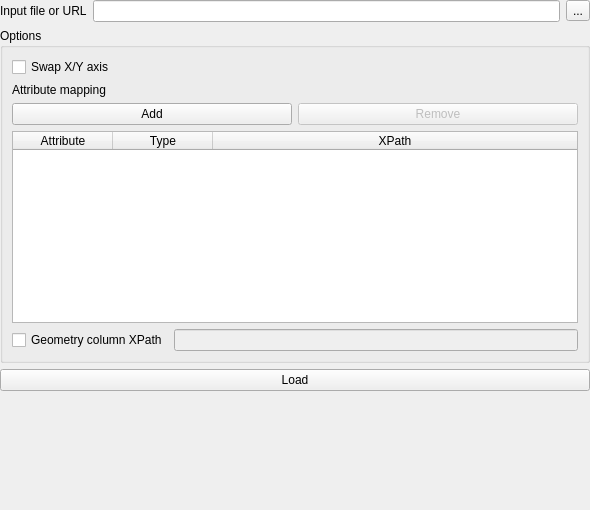
<?xml version="1.0" encoding="UTF-8"?>
<ui version="4.0">
 <class>Form</class>
 <widget class="QWidget" name="Form">
  <property name="geometry">
   <rect>
    <x>0</x>
    <y>0</y>
    <width>590</width>
    <height>510</height>
   </rect>
  </property>
  <property name="windowTitle">
   <string>Form</string>
  </property>
  <layout class="QVBoxLayout" name="verticalLayout_2">
   <property name="spacing">
    <number>6</number>
   </property>
   <property name="leftMargin">
    <number>0</number>
   </property>
   <property name="topMargin">
    <number>0</number>
   </property>
   <property name="rightMargin">
    <number>0</number>
   </property>
   <property name="bottomMargin">
    <number>0</number>
   </property>
   <item>
    <layout class="QFormLayout" name="formLayout">
     <item row="0" column="0">
      <widget class="QLabel" name="label_5">
       <property name="text">
        <string>Input file or URL</string>
       </property>
      </widget>
     </item>
     <item row="0" column="1">
      <layout class="QHBoxLayout" name="horizontalLayout_2">
       <item>
        <widget class="QLineEdit" name="gmlPathLineEdit"/>
       </item>
       <item>
        <widget class="QToolButton" name="gmlPathButton">
         <property name="text">
          <string>...</string>
         </property>
        </widget>
       </item>
      </layout>
     </item>
    </layout>
   </item>
   <item>
    <widget class="QgsCollapsibleGroupBox" name="optionsGroupBox">
     <property name="title">
      <string>Options</string>
     </property>
     <layout class="QVBoxLayout" name="verticalLayout">
      <item>
       <widget class="QCheckBox" name="swapXYCheck">
        <property name="text">
         <string>Swap X/Y axis</string>
        </property>
       </widget>
      </item>
      <item>
       <widget class="QLabel" name="label">
        <property name="text">
         <string>Attribute mapping</string>
        </property>
       </widget>
      </item>
      <item>
       <layout class="QHBoxLayout" name="horizontalLayout_3">
        <item>
         <widget class="QPushButton" name="addMappingBtn">
          <property name="text">
           <string>Add</string>
          </property>
         </widget>
        </item>
        <item>
         <widget class="QPushButton" name="removeMappingBtn">
          <property name="enabled">
           <bool>false</bool>
          </property>
          <property name="text">
           <string>Remove</string>
          </property>
         </widget>
        </item>
       </layout>
      </item>
      <item>
       <widget class="QTableWidget" name="attributeTable">
        <property name="selectionBehavior">
         <enum>QAbstractItemView::SelectRows</enum>
        </property>
        <attribute name="horizontalHeaderStretchLastSection">
         <bool>true</bool>
        </attribute>
        <column>
         <property name="text">
          <string>Attribute</string>
         </property>
        </column>
        <column>
         <property name="text">
          <string>Type</string>
         </property>
        </column>
        <column>
         <property name="text">
          <string>XPath</string>
         </property>
        </column>
       </widget>
      </item>
      <item>
       <layout class="QHBoxLayout" name="horizontalLayout_5">
        <item>
         <widget class="QCheckBox" name="geometryColumnCheck">
          <property name="text">
           <string>Geometry column XPath</string>
          </property>
         </widget>
        </item>
        <item>
         <widget class="QLineEdit" name="geometryColumnEdit">
          <property name="enabled">
           <bool>false</bool>
          </property>
         </widget>
        </item>
       </layout>
      </item>
     </layout>
    </widget>
   </item>
   <item>
    <widget class="QPushButton" name="importButton">
     <property name="text">
      <string>Load</string>
     </property>
    </widget>
   </item>
   <item>
    <spacer name="verticalSpacer">
     <property name="orientation">
      <enum>Qt::Vertical</enum>
     </property>
     <property name="sizeHint" stdset="0">
      <size>
       <width>20</width>
       <height>40</height>
      </size>
     </property>
    </spacer>
   </item>
  </layout>
 </widget>
 <customwidgets>
  <customwidget>
   <class>QgsCollapsibleGroupBox</class>
   <extends>QGroupBox</extends>
   <header location="global">qgis.gui</header>
   <container>1</container>
  </customwidget>
 </customwidgets>
 <resources/>
 <connections/>
</ui>
